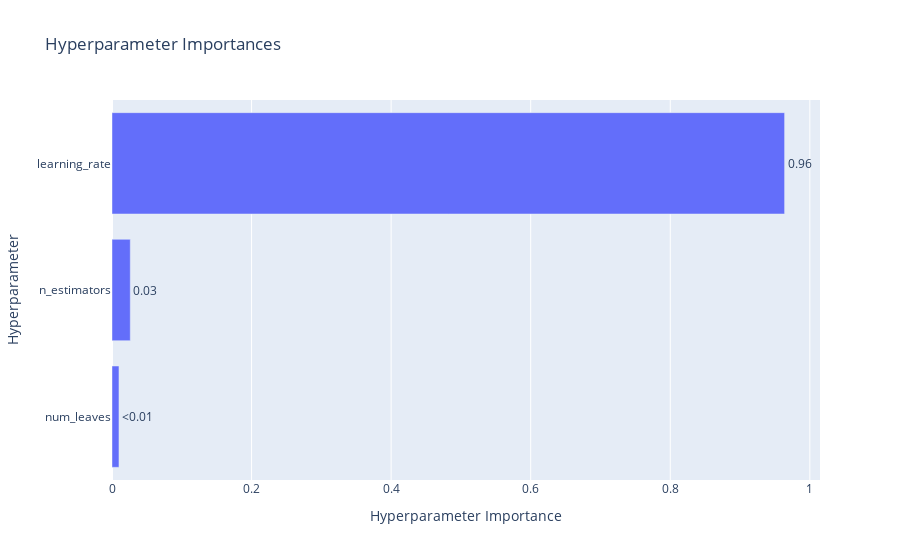

Source (notebook cell):
### Code cell
optuna.visualization.plot_param_importances(study)

### Figure 1 — Plotly figure (JSON) as saved in the notebook; plotly's stock layout.template omitted (floating-point values rounded to 4 significant figures)
{"data": [{"cliponaxis": false, "hovertemplate": ["num_leaves (IntDistribution): 0.009981570087493641<extra></extra>", "n_estimators (IntDistribution): 0.026176652611749847<extra></extra>", "learning_rate (FloatDistribution): 0.9638417773007565<extra></extra>"], "name": "Objective Value", "orientation": "h", "text": ["<0.01", "0.03", "0.96"], "textposition": "outside", "type": "bar", "x": [0.009982, 0.02618, 0.9638], "y": ["num_leaves", "n_estimators", "learning_rate"]}], "layout": {"title": {"text": "Hyperparameter Importances"}, "xaxis": {"title": {"text": "Hyperparameter Importance"}}, "yaxis": {"title": {"text": "Hyperparameter"}}}}
